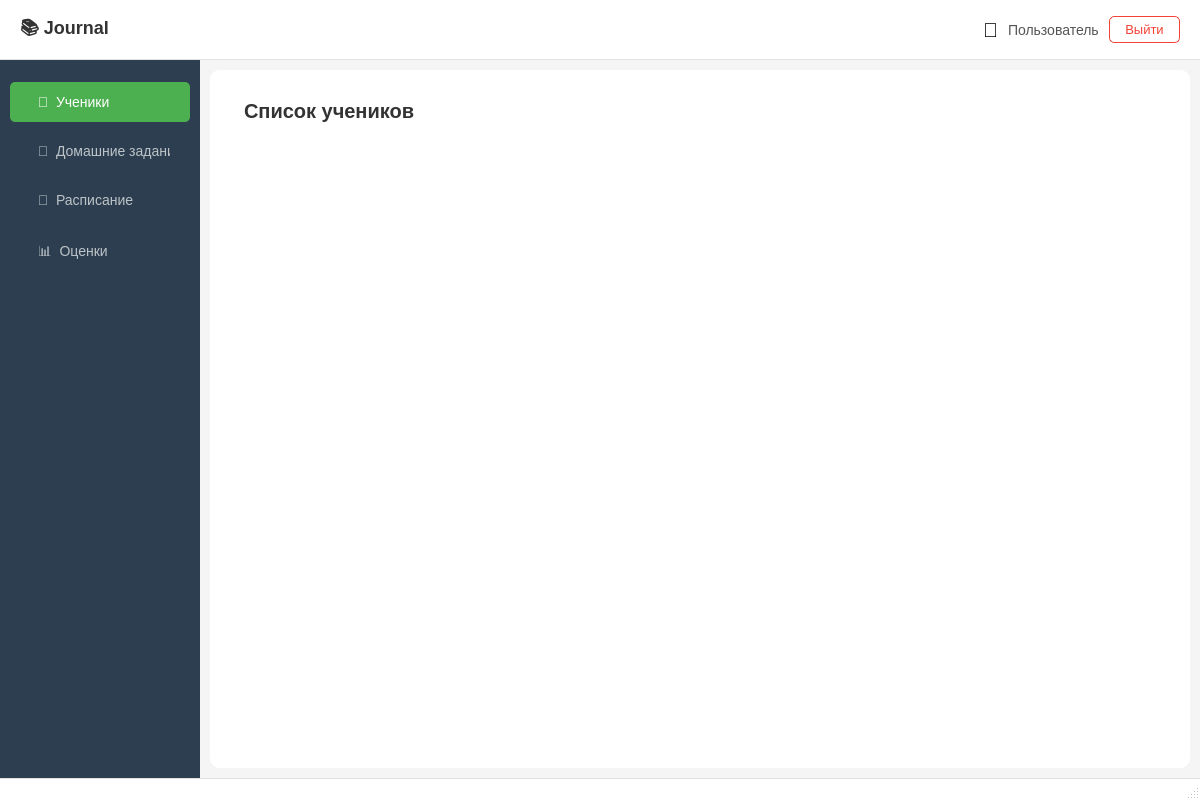
<?xml version="1.0" encoding="UTF-8"?>
<ui version="4.0">
 <class>MainWindow</class>
 <widget class="QMainWindow" name="MainWindow">
  <property name="geometry">
   <rect>
    <x>0</x>
    <y>0</y>
    <width>1200</width>
    <height>800</height>
   </rect>
  </property>
  <property name="minimumSize">
   <size>
    <width>900</width>
    <height>600</height>
   </size>
  </property>
  <property name="windowTitle">
   <string>Top Academy Journal</string>
  </property>
  <property name="styleSheet">
   <string notr="true">
    QMainWindow {
        background-color: #f5f5f5;
    }
   </string>
  </property>
  <widget class="QWidget" name="centralWidget">
   <layout class="QVBoxLayout" name="verticalLayout">
    <property name="spacing">
     <number>0</number>
    </property>
    <property name="leftMargin">
     <number>0</number>
    </property>
    <property name="topMargin">
     <number>0</number>
    </property>
    <property name="rightMargin">
     <number>0</number>
    </property>
    <property name="bottomMargin">
     <number>0</number>
    </property>
    <item>
     <widget class="QWidget" name="topBar" native="true">
      <property name="minimumSize">
       <size>
        <width>0</width>
        <height>60</height>
       </size>
      </property>
      <property name="maximumSize">
       <size>
        <width>16777215</width>
        <height>60</height>
       </size>
      </property>
      <property name="styleSheet">
       <string notr="true">
        QWidget#topBar {
            background-color: white;
            border-bottom: 1px solid #e0e0e0;
        }
       </string>
      </property>
      <layout class="QHBoxLayout" name="topBarLayout">
       <property name="leftMargin">
        <number>20</number>
       </property>
       <property name="topMargin">
        <number>0</number>
       </property>
       <property name="rightMargin">
        <number>20</number>
       </property>
       <property name="bottomMargin">
        <number>0</number>
       </property>
       <item>
        <widget class="QLabel" name="appTitleLabel">
         <property name="styleSheet">
          <string notr="true">
           font-size: 18px;
           font-weight: bold;
           color: #333;
          </string>
         </property>
         <property name="text">
          <string>📚 Journal</string>
         </property>
        </widget>
       </item>
       <item>
        <spacer name="horizontalSpacer_2">
         <property name="orientation">
          <enum>Qt::Orientation::Horizontal</enum>
         </property>
         <property name="sizeHint" stdset="0">
          <size>
           <width>40</width>
           <height>20</height>
          </size>
         </property>
        </spacer>
       </item>
       <item>
        <widget class="QWidget" name="userInfoWidget" native="true">
         <layout class="QHBoxLayout" name="userInfoLayout">
          <property name="spacing">
           <number>10</number>
          </property>
          <property name="leftMargin">
           <number>0</number>
          </property>
          <property name="topMargin">
           <number>0</number>
          </property>
          <property name="rightMargin">
           <number>0</number>
          </property>
          <property name="bottomMargin">
           <number>0</number>
          </property>
          <item>
           <widget class="QLabel" name="userIconLabel">
            <property name="styleSheet">
             <string notr="true">font-size: 20px;</string>
            </property>
            <property name="text">
             <string>👤</string>
            </property>
           </widget>
          </item>
          <item>
           <widget class="QLabel" name="userNameLabel">
            <property name="styleSheet">
             <string notr="true">
              font-size: 14px;
              color: #555;
             </string>
            </property>
            <property name="text">
             <string>Пользователь</string>
            </property>
           </widget>
          </item>
          <item>
           <widget class="QPushButton" name="logoutButton">
            <property name="cursor">
             <cursorShape>PointingHandCursor</cursorShape>
            </property>
            <property name="styleSheet">
             <string notr="true">
              QPushButton {
                  background-color: transparent;
                  color: #f44336;
                  border: 1px solid #f44336;
                  border-radius: 5px;
                  padding: 5px 15px;
                  font-size: 13px;
              }
              QPushButton:hover {
                  background-color: #f44336;
                  color: white;
              }
             </string>
            </property>
            <property name="text">
             <string>Выйти</string>
            </property>
           </widget>
          </item>
         </layout>
        </widget>
       </item>
      </layout>
     </widget>
    </item>
    <item>
     <widget class="QWidget" name="contentWidget" native="true">
      <layout class="QHBoxLayout" name="contentLayout">
       <property name="spacing">
        <number>0</number>
       </property>
       <property name="leftMargin">
        <number>0</number>
       </property>
       <property name="topMargin">
        <number>0</number>
       </property>
       <property name="rightMargin">
        <number>0</number>
       </property>
       <property name="bottomMargin">
        <number>0</number>
       </property>
       <item>
        <widget class="QWidget" name="sidebar" native="true">
         <property name="minimumSize">
          <size>
           <width>200</width>
           <height>0</height>
          </size>
         </property>
         <property name="maximumSize">
          <size>
           <width>200</width>
           <height>16777215</height>
          </size>
         </property>
         <property name="styleSheet">
          <string notr="true">
           QWidget#sidebar {
               background-color: #2c3e50;
           }
          </string>
         </property>
         <layout class="QVBoxLayout" name="sidebarLayout">
          <property name="spacing">
           <number>5</number>
          </property>
          <property name="leftMargin">
           <number>0</number>
          </property>
          <property name="topMargin">
           <number>20</number>
          </property>
          <property name="rightMargin">
           <number>0</number>
          </property>
          <property name="bottomMargin">
           <number>20</number>
          </property>
          <item>
           <widget class="QPushButton" name="studentsButton">
            <property name="cursor">
             <cursorShape>PointingHandCursor</cursorShape>
            </property>
            <property name="styleSheet">
             <string notr="true">
              QPushButton {
                  background-color: transparent;
                  color: #bdc3c7;
                  border: none;
                  border-radius: 5px;
                  padding: 12px 20px;
                  text-align: left;
                  font-size: 14px;
                  margin: 2px 10px;
              }
              QPushButton:hover {
                  background-color: #34495e;
                  color: white;
              }
              QPushButton:checked {
                  background-color: #4CAF50;
                  color: white;
              }
             </string>
            </property>
            <property name="text">
             <string>  👥  Ученики</string>
            </property>
            <property name="checkable">
             <bool>true</bool>
            </property>
            <property name="checked">
             <bool>true</bool>
            </property>
           </widget>
          </item>
          <item>
           <widget class="QPushButton" name="homeworkButton">
            <property name="cursor">
             <cursorShape>PointingHandCursor</cursorShape>
            </property>
            <property name="styleSheet">
             <string notr="true">
              QPushButton {
                  background-color: transparent;
                  color: #bdc3c7;
                  border: none;
                  border-radius: 5px;
                  padding: 12px 20px;
                  text-align: left;
                  font-size: 14px;
                  margin: 2px 10px;
              }
              QPushButton:hover {
                  background-color: #34495e;
                  color: white;
              }
              QPushButton:checked {
                  background-color: #4CAF50;
                  color: white;
              }
             </string>
            </property>
            <property name="text">
             <string>  📝  Домашние задания</string>
            </property>
            <property name="checkable">
             <bool>true</bool>
            </property>
           </widget>
          </item>
          <item>
           <widget class="QPushButton" name="scheduleButton">
            <property name="cursor">
             <cursorShape>PointingHandCursor</cursorShape>
            </property>
            <property name="styleSheet">
             <string notr="true">
              QPushButton {
                  background-color: transparent;
                  color: #bdc3c7;
                  border: none;
                  border-radius: 5px;
                  padding: 12px 20px;
                  text-align: left;
                  font-size: 14px;
                  margin: 2px 10px;
              }
              QPushButton:hover {
                  background-color: #34495e;
                  color: white;
              }
              QPushButton:checked {
                  background-color: #4CAF50;
                  color: white;
              }
             </string>
            </property>
            <property name="text">
             <string>  📅  Расписание</string>
            </property>
            <property name="checkable">
             <bool>true</bool>
            </property>
           </widget>
          </item>
          <item>
           <widget class="QPushButton" name="gradesButton">
            <property name="cursor">
             <cursorShape>PointingHandCursor</cursorShape>
            </property>
            <property name="styleSheet">
             <string notr="true">
              QPushButton {
                  background-color: transparent;
                  color: #bdc3c7;
                  border: none;
                  border-radius: 5px;
                  padding: 12px 20px;
                  text-align: left;
                  font-size: 14px;
                  margin: 2px 10px;
              }
              QPushButton:hover {
                  background-color: #34495e;
                  color: white;
              }
              QPushButton:checked {
                  background-color: #4CAF50;
                  color: white;
              }
             </string>
            </property>
            <property name="text">
             <string>  📊  Оценки</string>
            </property>
            <property name="checkable">
             <bool>true</bool>
            </property>
           </widget>
          </item>
          <item>
           <spacer name="verticalSpacer_sidebar">
            <property name="orientation">
             <enum>Qt::Orientation::Vertical</enum>
            </property>
            <property name="sizeHint" stdset="0">
             <size>
              <width>20</width>
              <height>40</height>
             </size>
            </property>
           </spacer>
          </item>
         </layout>
        </widget>
       </item>
       <item>
        <widget class="QStackedWidget" name="pagesStack">
         <property name="styleSheet">
          <string notr="true">
           QStackedWidget {
               background-color: white;
               margin: 10px;
               border-radius: 10px;
           }
          </string>
         </property>
         <property name="currentIndex">
          <number>0</number>
         </property>
         <widget class="QWidget" name="studentsPage">
          <layout class="QVBoxLayout" name="studentsLayout">
           <item>
            <widget class="QLabel" name="studentsTitle">
             <property name="styleSheet">
              <string notr="true">
               font-size: 20px;
               font-weight: bold;
               color: #333;
               padding: 20px;
              </string>
             </property>
             <property name="text">
              <string>Список учеников</string>
             </property>
            </widget>
           </item>
           <item>
            <widget class="QTableWidget" name="studentsTable">
             <property name="styleSheet">
              <string notr="true">
               QTableWidget {
                   border: none;
                   gridline-color: #f0f0f0;
               }
               QTableWidget::item {
                   padding: 10px;
               }
               QHeaderView::section {
                   background-color: #f8f9fa;
                   border: none;
                   border-bottom: 2px solid #e0e0e0;
                   padding: 10px;
                   font-weight: bold;
                   color: #555;
               }
              </string>
             </property>
            </widget>
           </item>
          </layout>
         </widget>
         <widget class="QWidget" name="homeworkPage">
          <layout class="QVBoxLayout" name="homeworkLayout">
           <item>
            <widget class="QLabel" name="homeworkTitle">
             <property name="styleSheet">
              <string notr="true">
               font-size: 20px;
               font-weight: bold;
               color: #333;
               padding: 20px;
              </string>
             </property>
             <property name="text">
              <string>Домашние задания</string>
             </property>
            </widget>
           </item>
           <item>
            <widget class="QTableWidget" name="homeworkTable"/>
           </item>
          </layout>
         </widget>
         <widget class="QWidget" name="schedulePage">
          <layout class="QVBoxLayout" name="scheduleLayout">
           <item>
            <widget class="QLabel" name="scheduleTitle">
             <property name="styleSheet">
              <string notr="true">
               font-size: 20px;
               font-weight: bold;
               color: #333;
               padding: 20px;
              </string>
             </property>
             <property name="text">
              <string>Расписание</string>
             </property>
            </widget>
           </item>
           <item>
            <widget class="QTableWidget" name="scheduleTable"/>
           </item>
          </layout>
         </widget>
         <widget class="QWidget" name="gradesPage">
          <layout class="QVBoxLayout" name="gradesLayout">
           <item>
            <widget class="QLabel" name="gradesTitle">
             <property name="styleSheet">
              <string notr="true">
               font-size: 20px;
               font-weight: bold;
               color: #333;
               padding: 20px;
              </string>
             </property>
             <property name="text">
              <string>Оценки</string>
             </property>
            </widget>
           </item>
           <item>
            <widget class="QTableWidget" name="gradesTable"/>
           </item>
          </layout>
         </widget>
        </widget>
       </item>
      </layout>
     </widget>
    </item>
   </layout>
  </widget>
  <widget class="QStatusBar" name="statusBar">
   <property name="styleSheet">
    <string notr="true">
     QStatusBar {
         background-color: white;
         border-top: 1px solid #e0e0e0;
         padding: 5px;
     }
    </string>
   </property>
  </widget>
 </widget>
 <resources/>
 <connections/>
</ui>
